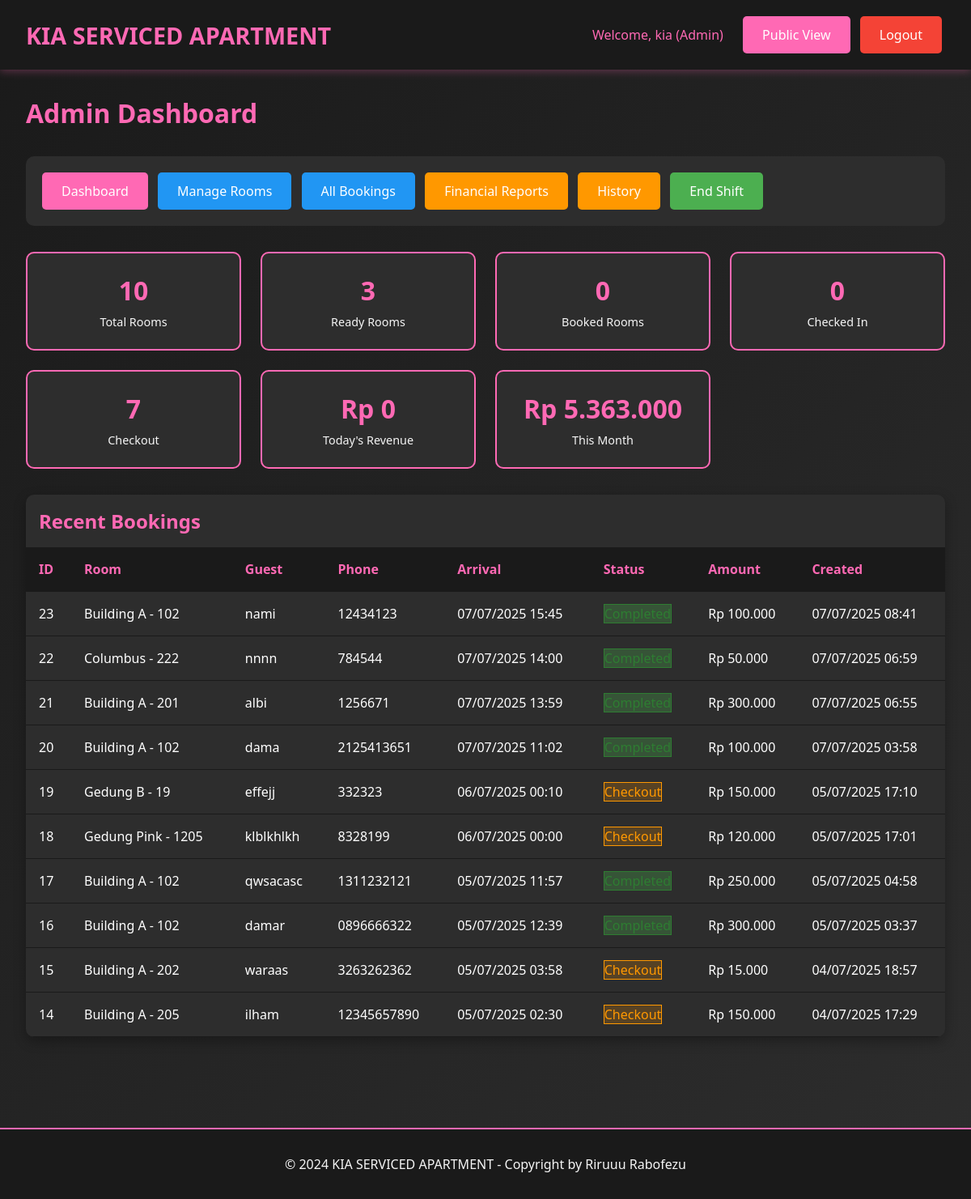
Page /admin/dashboard.php (signed in) on the earlier database version.
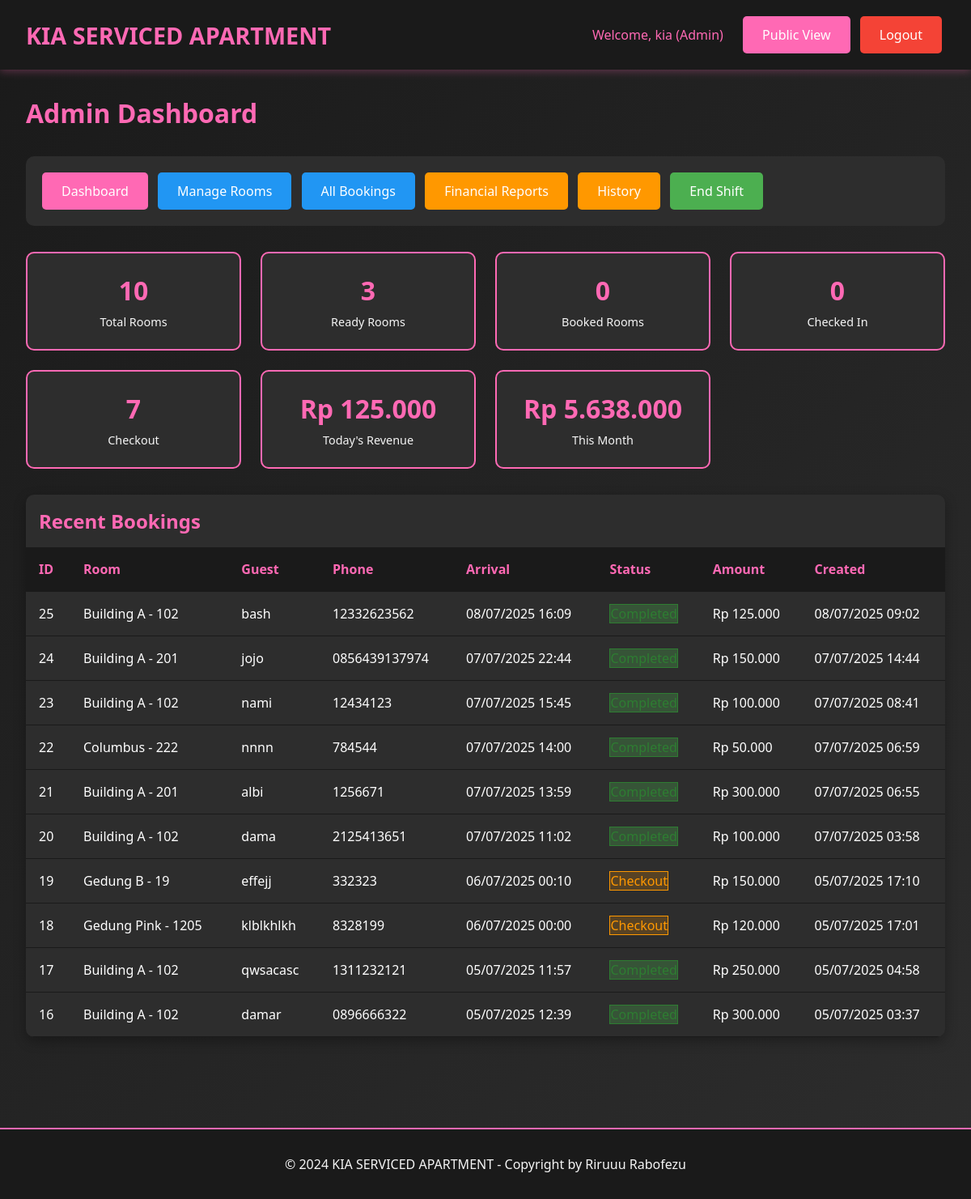
Same page on the later database version.
### tables this page shows
CREATE TABLE `bookings` (
  `id` int(11) NOT NULL,
  `room_id` int(11) NOT NULL,
  `guest_name` varchar(100) NOT NULL,
  `arrival_time` datetime NOT NULL,
  `phone_number` varchar(20) NOT NULL,
  `duration_type` enum('transit','fullday') NOT NULL,
  `duration_hours` int(11) NOT NULL,
  `price_amount` decimal(10,2) NOT NULL,
  `payment_method` varchar(50) NOT NULL,
  `deposit_type` enum('cash','id_card','no_deposit') NOT NULL,
  `deposit_amount` decimal(10,2) DEFAULT '0.00',
  `notes` text,
  `status` enum('booked','checkin','checkout','cancelled','no_show','completed') DEFAULT 'booked',
  `checkin_time` datetime DEFAULT NULL,
  `checkout_time` datetime DEFAULT NULL,
  `extra_time_hours` int(11) DEFAULT '0',
  `extra_time_amount` decimal(10,2) DEFAULT '0.00',
  `refund_amount` decimal(10,2) DEFAULT '0.00',
  `refund_method` varchar(50) DEFAULT NULL,
  `created_by` int(11) NOT NULL,
  `created_at` timestamp NOT NULL DEFAULT CURRENT_TIMESTAMP,
  `updated_at` timestamp NOT NULL DEFAULT CURRENT_TIMESTAMP ON UPDATE CURRENT_TIMESTAMP
);

CREATE TABLE `rooms` (
  `id` int(11) NOT NULL,
  `location` varchar(100) NOT NULL,
  `floor_number` int(11) NOT NULL,
  `room_number` varchar(20) NOT NULL,
  `room_type` varchar(50) NOT NULL,
  `wifi_name` varchar(100) DEFAULT NULL,
  `wifi_password` varchar(100) DEFAULT NULL,
  `status` enum('ready','booked','checkin','checkout') DEFAULT 'ready',
  `created_at` timestamp NOT NULL DEFAULT CURRENT_TIMESTAMP,
  `updated_at` timestamp NOT NULL DEFAULT CURRENT_TIMESTAMP ON UPDATE CURRENT_TIMESTAMP
);

### includes/config.php (called while the page is built, shortened)
<?php
function formatCurrency($amount) {
    return 'Rp ' . number_format($amount, 0, ',', '.');
}
function formatDateTime($datetime) {
    return date('d/m/Y H:i', strtotime($datetime));
}
?>

### admin/dashboard.php (the view, shortened to what the changed rows need)
<?php
require_once '../includes/config.php';
$stats = [];
$stmt = $pdo->query("SELECT COUNT(*) as total FROM rooms");
$stats['total_rooms'] = $stmt->fetch()['total'];
$stmt = $pdo->prepare("SELECT SUM(amount) as total FROM transactions WHERE DATE(transaction_date) = CURDATE() AND amount > 0");
$stmt->execute();
$stats['today_revenue'] = $stmt->fetch()['total'] ?? 0;
$stmt = $pdo->prepare("SELECT SUM(amount) as total FROM transactions WHERE MONTH(transaction_date) = MONTH(CURDATE()) AND YEAR(transaction_date) = YEAR(CURDATE()) AND amount > 0");
$stmt->execute();
$stats['month_revenue'] = $stmt->fetch()['total'] ?? 0;
$stmt = $pdo->prepare("SELECT b.*, r.room_number, r.location FROM bookings b
                      JOIN rooms r ON b.room_id = r.id
                      ORDER BY b.created_at DESC LIMIT 10");
$stmt->execute();
$recent_bookings = $stmt->fetchAll();
?>
<!DOCTYPE html>
<html lang="id">
<head>
    <link rel="stylesheet" href="../assets/css/style.css">
</head>
<body>
    <div class="container">
        <h1 style="color: var(--primary-pink); margin-bottom: 2rem;">Admin Dashboard</h1>
        <div class="dashboard-grid">
            <div class="stat-card">
                <div class="stat-number"><?php echo formatCurrency($stats['today_revenue']); ?></div>
                <div class="stat-label">Today's Revenue</div>
            </div>
            <div class="stat-card">
                <div class="stat-number"><?php echo formatCurrency($stats['month_revenue']); ?></div>
                <div class="stat-label">This Month</div>
            </div>
        </div>
        <div class="table-container">
            <h2 style="color: var(--primary-pink); margin: 1rem;">Recent Bookings</h2>
            <table class="table">
                <thead>
                    <tr>
                        <th>ID</th>
                        <th>Room</th>
                        <th>Guest</th>
                        <th>Phone</th>
                        <th>Arrival</th>
                        <th>Status</th>
                        <th>Amount</th>
                        <th>Created</th>
                    </tr>
                </thead>
                <tbody>
                    <?php foreach ($recent_bookings as $booking): ?>
                    <tr>
                        <td><?php echo $booking['id']; ?></td>
                        <td><?php echo htmlspecialchars($booking['location'] . ' - ' . $booking['room_number']); ?></td>
                        <td><?php echo htmlspecialchars($booking['guest_name']); ?></td>
                        <td><?php echo htmlspecialchars($booking['phone_number']); ?></td>
                        <td><?php echo formatDateTime($booking['arrival_time']); ?></td>
                        <td>
                            <span class="status-<?php echo $booking['status']; ?>">
                                <?php echo ucfirst($booking['status']); ?>
                            </span>
                        </td>
                        <td><?php echo formatCurrency($booking['price_amount']); ?></td>
                        <td><?php echo formatDateTime($booking['created_at']); ?></td>
                    </tr>
                    <?php endforeach; ?>
                </tbody>
            </table>
        </div>
    </div>
</body>
</html>

Differences in the rows shown:
no longer on this page (row unchanged): bookings: id "15", room.room_number "Building A - 202", guest_name "waraas", phone_number "3263262362", arrival_time "05/07/2025 03:58", status "Checkout", price_amount "Rp 15.000", created_at "04/07/2025 18:57"
no longer on this page (row unchanged): bookings: id "14", room.room_number "Building A - 205", guest_name "ilham", phone_number "12345657890", arrival_time "05/07/2025 02:30", status "Checkout", price_amount "Rp 150.000", created_at "04/07/2025 17:29"
added bookings: id "25", room.room_number "Building A - 102", guest_name "bash", phone_number "12332623562", arrival_time "08/07/2025 16:09", status "Completed", price_amount "Rp 125.000", created_at "08/07/2025 09:02"
added bookings: id "24", room.room_number "Building A - 201", guest_name "jojo", phone_number "0856439137974", arrival_time "07/07/2025 22:44", status "Completed", price_amount "Rp 150.000", created_at "07/07/2025 14:44"
Other differences:
formatCurrency($stats['today_revenue']): "Rp 0" → "Rp 125.000"
formatCurrency($stats['month_revenue']): "Rp 5.363.000" → "Rp 5.638.000"
